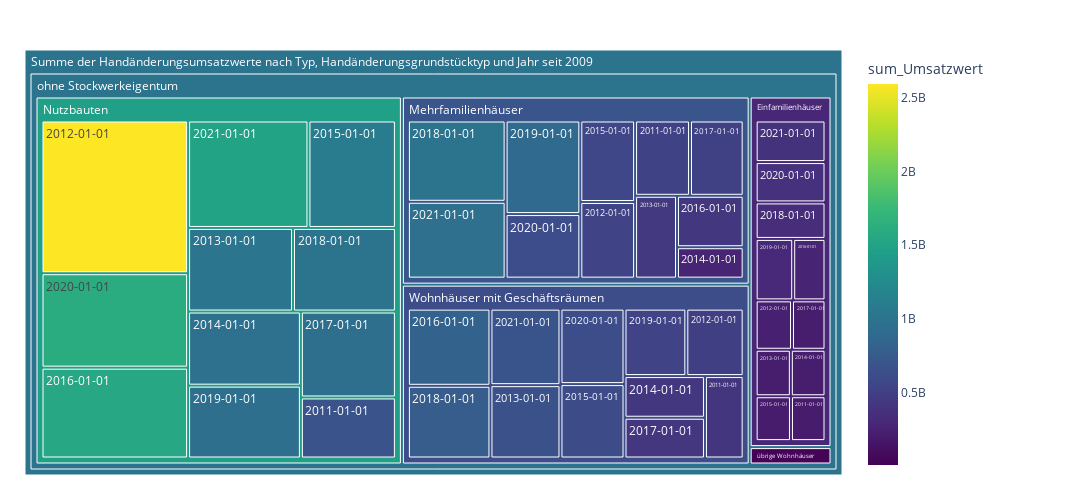

Write notebook code for a chart like this one.
### Code cell
fig = px.treemap(myTreemap.query('Typ == "ohne Stockwerkeigentum"').reset_index(), path=[px.Constant("Summe der Handänderungsumsatzwerte nach Typ, Handänderungsgrundstücktyp und Jahr seit 2009")
                                                ,'Typ','HaeGrstTyp','Jahr']
                 , values='sum_Umsatzwert'
                 , color='sum_Umsatzwert'               
                 #, color_discrete_map={'(?)':'lightgrey','EVP':'gold', 'SP':'#FF3030', 'PdA':'#EE3B3B', 'Grüne':'#A2CD5A','GLP':'#CAFF70','Die Mitte':'orange','FDP':'#104E8B','AL':'deeppink','SVP':'forestgreen', 'FL ZÜRI':'#8B864E','Volt':'#lightblue' }                
                 ## bei continuous scales (bei Zahlenwerten):
                 ,color_continuous_scale='viridis'
                 ,height=500 , width=1100                 
                )
fig.update_traces(root_color="grey")
fig.update_layout(margin = dict(t=50, l=25, r=250, b=25))
fig.show()

### Figure 1 — Plotly figure (JSON) as saved in the notebook; plotly's stock layout.template omitted (floating-point values rounded to 4 significant figures)
{"data": [{"branchvalues": "total", "customdata": [[204415231], [524425385], [672218400], [408389000], [24150000], [236808820], [532398455], [2594739083], [494800000.0], [24150000], [215829649], [440476584], [1016394503], [657337655], [7880000], [212472361], [265940844], [968886643], [429064638], [16700000], [209011467], [566491786], [1089007813], [609908696], [7250000], [261896000], [435077250], [1543291806], [815273756], [218313487], [512809590], [946380561], [419730272], [7000000], [336311784], [1007713147], [996653591], [768300000.0], [9800000], [304347431], [886907087], [952400000.0], [533321577], [37230000], [371742278], [612101873], [1604569481], [618631127], [12400000], [383100000.0], [952891517], [1499240226], [685468139], [284400000.0], [694800000.0], [1465000000.0], [616100000.0], [22140000.0], [989200000.0], [989200000.0]], "domain": {"x": [0, 1], "y": [0, 1]}, "hovertemplate": "labels=%{label}<br>sum_Umsatzwert_sum=%{value}<br>parent=%{parent}<br>id=%{id}<br>sum_Umsatzwert=%{color}<extra></extra>", "ids": ["Summe der Handänderungsumsatzwerte nach Typ, Handänderungsgrundstücktyp und Jahr seit 2009/ohne Stockwerkeigentum/Einfamilienhäuser/2011-01-01", "Summe der Handänderungsumsatzwerte nach Typ, Handänderungsgrundstücktyp und Jahr seit 2009/ohne Stockwerkeigentum/Mehrfamilienhäuser/2011-01-01", "Summe der Handänderungsumsatzwerte nach Typ, Handänderungsgrundstücktyp und Jahr seit 2009/ohne Stockwerkeigentum/Nutzbauten/2011-01-01", "Summe der Handänderungsumsatzwerte nach Typ, Handänderungsgrundstücktyp und Jahr seit 2009/ohne Stockwerkeigentum/Wohnhäuser mit Geschäftsräumen/2011-01-01", "Summe der Handänderungsumsatzwerte nach Typ, Handänderungsgrundstücktyp und Jahr seit 2009/ohne Stockwerkeigentum/übrige Wohnhäuser/2011-01-01", "Summe der Handänderungsumsatzwerte nach Typ, Handänderungsgrundstücktyp und Jahr seit 2009/ohne Stockwerkeigentum/Einfamilienhäuser/2012-01-01", "Summe der Handänderungsumsatzwerte nach Typ, Handänderungsgrundstücktyp und Jahr seit 2009/ohne Stockwerkeigentum/Mehrfamilienhäuser/2012-01-01", "Summe der Handänderungsumsatzwerte nach Typ, Handänderungsgrundstücktyp und Jahr seit 2009/ohne Stockwerkeigentum/Nutzbauten/2012-01-01", "Summe der Handänderungsumsatzwerte nach Typ, Handänderungsgrundstücktyp und Jahr seit 2009/ohne Stockwerkeigentum/Wohnhäuser mit Geschäftsräumen/2012-01-01", "Summe der Handänderungsumsatzwerte nach Typ, Handänderungsgrundstücktyp und Jahr seit 2009/ohne Stockwerkeigentum/übrige Wohnhäuser/2012-01-01", "Summe der Handänderungsumsatzwerte nach Typ, Handänderungsgrundstücktyp und Jahr seit 2009/ohne Stockwerkeigentum/Einfamilienhäuser/2013-01-01", "Summe der Handänderungsumsatzwerte nach Typ, Handänderungsgrundstücktyp und Jahr seit 2009/ohne Stockwerkeigentum/Mehrfamilienhäuser/2013-01-01", "Summe der Handänderungsumsatzwerte nach Typ, Handänderungsgrundstücktyp und Jahr seit 2009/ohne Stockwerkeigentum/Nutzbauten/2013-01-01", "Summe der Handänderungsumsatzwerte nach Typ, Handänderungsgrundstücktyp und Jahr seit 2009/ohne Stockwerkeigentum/Wohnhäuser mit Geschäftsräumen/2013-01-01", "Summe der Handänderungsumsatzwerte nach Typ, Handänderungsgrundstücktyp und Jahr seit 2009/ohne Stockwerkeigentum/übrige Wohnhäuser/2013-01-01", "Summe der Handänderungsumsatzwerte nach Typ, Handänderungsgrundstücktyp und Jahr seit 2009/ohne Stockwerkeigentum/Einfamilienhäuser/2014-01-01", "Summe der Handänderungsumsatzwerte nach Typ, Handänderungsgrundstücktyp und Jahr seit 2009/ohne Stockwerkeigentum/Mehrfamilienhäuser/2014-01-01", "Summe der Handänderungsumsatzwerte nach Typ, Handänderungsgrundstücktyp und Jahr seit 2009/ohne Stockwerkeigentum/Nutzbauten/2014-01-01", "Summe der Handänderungsumsatzwerte nach Typ, Handänderungsgrundstücktyp und Jahr seit 2009/ohne Stockwerkeigentum/Wohnhäuser mit Geschäftsräumen/2014-01-01", "Summe der Handänderungsumsatzwerte nach Typ, Handänderungsgrundstücktyp und Jahr seit 2009/ohne Stockwerkeigentum/übrige Wohnhäuser/2014-01-01", "Summe der Handänderungsumsatzwerte nach Typ, Handänderungsgrundstücktyp und Jahr seit 2009/ohne Stockwerkeigentum/Einfamilienhäuser/2015-01-01", "Summe der Handänderungsumsatzwerte nach Typ, Handänderungsgrundstücktyp und Jahr seit 2009/ohne Stockwerkeigentum/Mehrfamilienhäuser/2015-01-01", "Summe der Handänderungsumsatzwerte nach Typ, Handänderungsgrundstücktyp und Jahr seit 2009/ohne Stockwerkeigentum/Nutzbauten/2015-01-01", "Summe der Handänderungsumsatzwerte nach Typ, Handänderungsgrundstücktyp und Jahr seit 2009/ohne Stockwerkeigentum/Wohnhäuser mit Geschäftsräumen/2015-01-01", "Summe der Handänderungsumsatzwerte nach Typ, Handänderungsgrundstücktyp und Jahr seit 2009/ohne Stockwerkeigentum/übrige Wohnhäuser/2015-01-01", "Summe der Handänderungsumsatzwerte nach Typ, Handänderungsgrundstücktyp und Jahr seit 2009/ohne Stockwerkeigentum/Einfamilienhäuser/2016-01-01", "Summe der Handänderungsumsatzwerte nach Typ, Handänderungsgrundstücktyp und Jahr seit 2009/ohne Stockwerkeigentum/Mehrfamilienhäuser/2016-01-01", "Summe der Handänderungsumsatzwerte nach Typ, Handänderungsgrundstücktyp und Jahr seit 2009/ohne Stockwerkeigentum/Nutzbauten/2016-01-01", "Summe der Handänderungsumsatzwerte nach Typ, Handänderungsgrundstücktyp und Jahr seit 2009/ohne Stockwerkeigentum/Wohnhäuser mit Geschäftsräumen/2016-01-01", "Summe der Handänderungsumsatzwerte nach Typ, Handänderungsgrundstücktyp und Jahr seit 2009/ohne Stockwerkeigentum/Einfamilienhäuser/2017-01-01", "Summe der Handänderungsumsatzwerte nach Typ, Handänderungsgrundstücktyp und Jahr seit 2009/ohne Stockwerkeigentum/Mehrfamilienhäuser/2017-01-01", "Summe der Handänderungsumsatzwerte nach Typ, Handänderungsgrundstücktyp und Jahr seit 2009/ohne Stockwerkeigentum/Nutzbauten/2017-01-01", "Summe der Handänderungsumsatzwerte nach Typ, Handänderungsgrundstücktyp und Jahr seit 2009/ohne Stockwerkeigentum/Wohnhäuser mit Geschäftsräumen/2017-01-01", "Summe der Handänderungsumsatzwerte nach Typ, Handänderungsgrundstücktyp und Jahr seit 2009/ohne Stockwerkeigentum/übrige Wohnhäuser/2017-01-01", "Summe der Handänderungsumsatzwerte nach Typ, Handänderungsgrundstücktyp und Jahr seit 2009/ohne Stockwerkeigentum/Einfamilienhäuser/2018-01-01", "Summe der Handänderungsumsatzwerte nach Typ, Handänderungsgrundstücktyp und Jahr seit 2009/ohne Stockwerkeigentum/Mehrfamilienhäuser/2018-01-01", "Summe der Handänderungsumsatzwerte nach Typ, Handänderungsgrundstücktyp und Jahr seit 2009/ohne Stockwerkeigentum/Nutzbauten/2018-01-01", "Summe der Handänderungsumsatzwerte nach Typ, Handänderungsgrundstücktyp und Jahr seit 2009/ohne Stockwerkeigentum/Wohnhäuser mit Geschäftsräumen/2018-01-01", "Summe der Handänderungsumsatzwerte nach Typ, Handänderungsgrundstücktyp und Jahr seit 2009/ohne Stockwerkeigentum/übrige Wohnhäuser/2018-01-01", "Summe der Handänderungsumsatzwerte nach Typ, Handänderungsgrundstücktyp und Jahr seit 2009/ohne Stockwerkeigentum/Einfamilienhäuser/2019-01-01", "Summe der Handänderungsumsatzwerte nach Typ, Handänderungsgrundstücktyp und Jahr seit 2009/ohne Stockwerkeigentum/Mehrfamilienhäuser/2019-01-01", "Summe der Handänderungsumsatzwerte nach Typ, Handänderungsgrundstücktyp und Jahr seit 2009/ohne Stockwerkeigentum/Nutzbauten/2019-01-01", "Summe der Handänderungsumsatzwerte nach Typ, Handänderungsgrundstücktyp und Jahr seit 2009/ohne Stockwerkeigentum/Wohnhäuser mit Geschäftsräumen/2019-01-01", "Summe der Handänderungsumsatzwerte nach Typ, Handänderungsgrundstücktyp und Jahr seit 2009/ohne Stockwerkeigentum/übrige Wohnhäuser/2019-01-01", "Summe der Handänderungsumsatzwerte nach Typ, Handänderungsgrundstücktyp und Jahr seit 2009/ohne Stockwerkeigentum/Einfamilienhäuser/2020-01-01", "Summe der Handänderungsumsatzwerte nach Typ, Handänderungsgrundstücktyp und Jahr seit 2009/ohne Stockwerkeigentum/Mehrfamilienhäuser/2020-01-01", "Summe der Handänderungsumsatzwerte nach Typ, Handänderungsgrundstücktyp und Jahr seit 2009/ohne Stockwerkeigentum/Nutzbauten/2020-01-01", "Summe der Handänderungsumsatzwerte nach Typ, Handänderungsgrundstücktyp und Jahr seit 2009/ohne Stockwerkeigentum/Wohnhäuser mit Geschäftsräumen/2020-01-01", "Summe der Handänderungsumsatzwerte nach Typ, Handänderungsgrundstücktyp und Jahr seit 2009/ohne Stockwerkeigentum/übrige Wohnhäuser/2020-01-01", "Summe der Handänderungsumsatzwerte nach Typ, Handänderungsgrundstücktyp und Jahr seit 2009/ohne Stockwerkeigentum/Einfamilienhäuser/2021-01-01", "Summe der Handänderungsumsatzwerte nach Typ, Handänderungsgrundstücktyp und Jahr seit 2009/ohne Stockwerkeigentum/Mehrfamilienhäuser/2021-01-01", "Summe der Handänderungsumsatzwerte nach Typ, Handänderungsgrundstücktyp und Jahr seit 2009/ohne Stockwerkeigentum/Nutzbauten/2021-01-01", "Summe der Handänderungsumsatzwerte nach Typ, Handänderungsgrundstücktyp und Jahr seit 2009/ohne Stockwerkeigentum/Wohnhäuser mit Geschäftsräumen/2021-01-01", "Summe der Handänderungsumsatzwerte nach Typ, Handänderungsgrundstücktyp und Jahr seit 2009/ohne Stockwerkeigentum/Einfamilienhäuser", "Summe der Handänderungsumsatzwerte nach Typ, Handänderungsgrundstücktyp und Jahr seit 2009/ohne Stockwerkeigentum/Mehrfamilienhäuser", "Summe der Handänderungsumsatzwerte nach Typ, Handänderungsgrundstücktyp und Jahr seit 2009/ohne Stockwerkeigentum/Nutzbauten", "Summe der Handänderungsumsatzwerte nach Typ, Handänderungsgrundstücktyp und Jahr seit 2009/ohne Stockwerkeigentum/Wohnhäuser mit Geschäftsräumen", "Summe der Handänderungsumsatzwerte nach Typ, Handänderungsgrundstücktyp und Jahr seit 2009/ohne Stockwerkeigentum/übrige Wohnhäuser", "Summe der Handänderungsumsatzwerte nach Typ, Handänderungsgrundstücktyp und Jahr seit 2009/ohne Stockwerkeigentum", "Summe der Handänderungsumsatzwerte nach Typ, Handänderungsgrundstücktyp und Jahr seit 2009"], "labels": ["2011-01-01", "2011-01-01", "2011-01-01", "2011-01-01", "2011-01-01", "2012-01-01", "2012-01-01", "2012-01-01", "2012-01-01", "2012-01-01", "2013-01-01", "2013-01-01", "2013-01-01", "2013-01-01", "2013-01-01", "2014-01-01", "2014-01-01", "2014-01-01", "2014-01-01", "2014-01-01", "2015-01-01", "2015-01-01", "2015-01-01", "2015-01-01", "2015-01-01", "2016-01-01", "2016-01-01", "2016-01-01", "2016-01-01", "2017-01-01", "2017-01-01", "2017-01-01", "2017-01-01", "2017-01-01", "2018-01-01", "2018-01-01", "2018-01-01", "2018-01-01", "2018-01-01", "2019-01-01", "2019-01-01", "2019-01-01", "2019-01-01", "2019-01-01", "2020-01-01", "2020-01-01", "2020-01-01", "2020-01-01", "2020-01-01", "2021-01-01", "2021-01-01", "2021-01-01", "2021-01-01", "Einfamilienhäuser", "Mehrfamilienhäuser", "Nutzbauten", "Wohnhäuser mit Geschäftsräumen", "übrige Wohnhäuser", "ohne Stockwerkeigentum", "Summe der Handänderungsumsatzwerte nach Typ, Handänderungsgrundstücktyp und Jahr seit 2009"], "marker": {"coloraxis": "coloraxis", "colors": [204415231, 524425385, 672218400, 408389000, 24150000, 236808820, 532398455, 2594739083, 494800000.0, 24150000, 215829649, 440476584, 1016394503, 657337655, 7880000, 212472361, 265940844, 968886643, 429064638, 16700000, 209011467, 566491786, 1089007813, 609908696, 7250000, 261896000, 435077250, 1543291806, 815273756, 218313487, 512809590, 946380561, 419730272, 7000000, 336311784, 1007713147, 996653591, 768300000.0, 9800000, 304347431, 886907087, 952400000.0, 533321577, 37230000, 371742278, 612101873, 1604569481, 618631127, 12400000, 383100000.0, 952891517, 1499240226, 685468139, 284400000.0, 694800000.0, 1465000000.0, 616100000.0, 22140000.0, 989200000.0, 989200000.0]}, "name": "", "parents": ["Summe der Handänderungsumsatzwerte nach Typ, Handänderungsgrundstücktyp und Jahr seit 2009/ohne Stockwerkeigentum/Einfamilienhäuser", "Summe der Handänderungsumsatzwerte nach Typ, Handänderungsgrundstücktyp und Jahr seit 2009/ohne Stockwerkeigentum/Mehrfamilienhäuser", "Summe der Handänderungsumsatzwerte nach Typ, Handänderungsgrundstücktyp und Jahr seit 2009/ohne Stockwerkeigentum/Nutzbauten", "Summe der Handänderungsumsatzwerte nach Typ, Handänderungsgrundstücktyp und Jahr seit 2009/ohne Stockwerkeigentum/Wohnhäuser mit Geschäftsräumen", "Summe der Handänderungsumsatzwerte nach Typ, Handänderungsgrundstücktyp und Jahr seit 2009/ohne Stockwerkeigentum/übrige Wohnhäuser", "Summe der Handänderungsumsatzwerte nach Typ, Handänderungsgrundstücktyp und Jahr seit 2009/ohne Stockwerkeigentum/Einfamilienhäuser", "Summe der Handänderungsumsatzwerte nach Typ, Handänderungsgrundstücktyp und Jahr seit 2009/ohne Stockwerkeigentum/Mehrfamilienhäuser", "Summe der Handänderungsumsatzwerte nach Typ, Handänderungsgrundstücktyp und Jahr seit 2009/ohne Stockwerkeigentum/Nutzbauten", "Summe der Handänderungsumsatzwerte nach Typ, Handänderungsgrundstücktyp und Jahr seit 2009/ohne Stockwerkeigentum/Wohnhäuser mit Geschäftsräumen", "Summe der Handänderungsumsatzwerte nach Typ, Handänderungsgrundstücktyp und Jahr seit 2009/ohne Stockwerkeigentum/übrige Wohnhäuser", "Summe der Handänderungsumsatzwerte nach Typ, Handänderungsgrundstücktyp und Jahr seit 2009/ohne Stockwerkeigentum/Einfamilienhäuser", "Summe der Handänderungsumsatzwerte nach Typ, Handänderungsgrundstücktyp und Jahr seit 2009/ohne Stockwerkeigentum/Mehrfamilienhäuser", "Summe der Handänderungsumsatzwerte nach Typ, Handänderungsgrundstücktyp und Jahr seit 2009/ohne Stockwerkeigentum/Nutzbauten", "Summe der Handänderungsumsatzwerte nach Typ, Handänderungsgrundstücktyp und Jahr seit 2009/ohne Stockwerkeigentum/Wohnhäuser mit Geschäftsräumen", "Summe der Handänderungsumsatzwerte nach Typ, Handänderungsgrundstücktyp und Jahr seit 2009/ohne Stockwerkeigentum/übrige Wohnhäuser", "Summe der Handänderungsumsatzwerte nach Typ, Handänderungsgrundstücktyp und Jahr seit 2009/ohne Stockwerkeigentum/Einfamilienhäuser", "Summe der Handänderungsumsatzwerte nach Typ, Handänderungsgrundstücktyp und Jahr seit 2009/ohne Stockwerkeigentum/Mehrfamilienhäuser", "Summe der Handänderungsumsatzwerte nach Typ, Handänderungsgrundstücktyp und Jahr seit 2009/ohne Stockwerkeigentum/Nutzbauten", "Summe der Handänderungsumsatzwerte nach Typ, Handänderungsgrundstücktyp und Jahr seit 2009/ohne Stockwerkeigentum/Wohnhäuser mit Geschäftsräumen", "Summe der Handänderungsumsatzwerte nach Typ, Handänderungsgrundstücktyp und Jahr seit 2009/ohne Stockwerkeigentum/übrige Wohnhäuser", "Summe der Handänderungsumsatzwerte nach Typ, Handänderungsgrundstücktyp und Jahr seit 2009/ohne Stockwerkeigentum/Einfamilienhäuser", "Summe der Handänderungsumsatzwerte nach Typ, Handänderungsgrundstücktyp und Jahr seit 2009/ohne Stockwerkeigentum/Mehrfamilienhäuser", "Summe der Handänderungsumsatzwerte nach Typ, Handänderungsgrundstücktyp und Jahr seit 2009/ohne Stockwerkeigentum/Nutzbauten", "Summe der Handänderungsumsatzwerte nach Typ, Handänderungsgrundstücktyp und Jahr seit 2009/ohne Stockwerkeigentum/Wohnhäuser mit Geschäftsräumen", "Summe der Handänderungsumsatzwerte nach Typ, Handänderungsgrundstücktyp und Jahr seit 2009/ohne Stockwerkeigentum/übrige Wohnhäuser", "Summe der Handänderungsumsatzwerte nach Typ, Handänderungsgrundstücktyp und Jahr seit 2009/ohne Stockwerkeigentum/Einfamilienhäuser", "Summe der Handänderungsumsatzwerte nach Typ, Handänderungsgrundstücktyp und Jahr seit 2009/ohne Stockwerkeigentum/Mehrfamilienhäuser", "Summe der Handänderungsumsatzwerte nach Typ, Handänderungsgrundstücktyp und Jahr seit 2009/ohne Stockwerkeigentum/Nutzbauten", "Summe der Handänderungsumsatzwerte nach Typ, Handänderungsgrundstücktyp und Jahr seit 2009/ohne Stockwerkeigentum/Wohnhäuser mit Geschäftsräumen", "Summe der Handänderungsumsatzwerte nach Typ, Handänderungsgrundstücktyp und Jahr seit 2009/ohne Stockwerkeigentum/Einfamilienhäuser", "Summe der Handänderungsumsatzwerte nach Typ, Handänderungsgrundstücktyp und Jahr seit 2009/ohne Stockwerkeigentum/Mehrfamilienhäuser", "Summe der Handänderungsumsatzwerte nach Typ, Handänderungsgrundstücktyp und Jahr seit 2009/ohne Stockwerkeigentum/Nutzbauten", "Summe der Handänderungsumsatzwerte nach Typ, Handänderungsgrundstücktyp und Jahr seit 2009/ohne Stockwerkeigentum/Wohnhäuser mit Geschäftsräumen", "Summe der Handänderungsumsatzwerte nach Typ, Handänderungsgrundstücktyp und Jahr seit 2009/ohne Stockwerkeigentum/übrige Wohnhäuser", "Summe der Handänderungsumsatzwerte nach Typ, Handänderungsgrundstücktyp und Jahr seit 2009/ohne Stockwerkeigentum/Einfamilienhäuser", "Summe der Handänderungsumsatzwerte nach Typ, Handänderungsgrundstücktyp und Jahr seit 2009/ohne Stockwerkeigentum/Mehrfamilienhäuser", "Summe der Handänderungsumsatzwerte nach Typ, Handänderungsgrundstücktyp und Jahr seit 2009/ohne Stockwerkeigentum/Nutzbauten", "Summe der Handänderungsumsatzwerte nach Typ, Handänderungsgrundstücktyp und Jahr seit 2009/ohne Stockwerkeigentum/Wohnhäuser mit Geschäftsräumen", "Summe der Handänderungsumsatzwerte nach Typ, Handänderungsgrundstücktyp und Jahr seit 2009/ohne Stockwerkeigentum/übrige Wohnhäuser", "Summe der Handänderungsumsatzwerte nach Typ, Handänderungsgrundstücktyp und Jahr seit 2009/ohne Stockwerkeigentum/Einfamilienhäuser", "Summe der Handänderungsumsatzwerte nach Typ, Handänderungsgrundstücktyp und Jahr seit 2009/ohne Stockwerkeigentum/Mehrfamilienhäuser", "Summe der Handänderungsumsatzwerte nach Typ, Handänderungsgrundstücktyp und Jahr seit 2009/ohne Stockwerkeigentum/Nutzbauten", "Summe der Handänderungsumsatzwerte nach Typ, Handänderungsgrundstücktyp und Jahr seit 2009/ohne Stockwerkeigentum/Wohnhäuser mit Geschäftsräumen", "Summe der Handänderungsumsatzwerte nach Typ, Handänderungsgrundstücktyp und Jahr seit 2009/ohne Stockwerkeigentum/übrige Wohnhäuser", "Summe der Handänderungsumsatzwerte nach Typ, Handänderungsgrundstücktyp und Jahr seit 2009/ohne Stockwerkeigentum/Einfamilienhäuser", "Summe der Handänderungsumsatzwerte nach Typ, Handänderungsgrundstücktyp und Jahr seit 2009/ohne Stockwerkeigentum/Mehrfamilienhäuser", "Summe der Handänderungsumsatzwerte nach Typ, Handänderungsgrundstücktyp und Jahr seit 2009/ohne Stockwerkeigentum/Nutzbauten", "Summe der Handänderungsumsatzwerte nach Typ, Handänderungsgrundstücktyp und Jahr seit 2009/ohne Stockwerkeigentum/Wohnhäuser mit Geschäftsräumen", "Summe der Handänderungsumsatzwerte nach Typ, Handänderungsgrundstücktyp und Jahr seit 2009/ohne Stockwerkeigentum/übrige Wohnhäuser", "Summe der Handänderungsumsatzwerte nach Typ, Handänderungsgrundstücktyp und Jahr seit 2009/ohne Stockwerkeigentum/Einfamilienhäuser", "Summe der Handänderungsumsatzwerte nach Typ, Handänderungsgrundstücktyp und Jahr seit 2009/ohne Stockwerkeigentum/Mehrfamilienhäuser", "Summe der Handänderungsumsatzwerte nach Typ, Handänderungsgrundstücktyp und Jahr seit 2009/ohne Stockwerkeigentum/Nutzbauten", "Summe der Handänderungsumsatzwerte nach Typ, Handänderungsgrundstücktyp und Jahr seit 2009/ohne Stockwerkeigentum/Wohnhäuser mit Geschäftsräumen", "Summe der Handänderungsumsatzwerte nach Typ, Handänderungsgrundstücktyp und Jahr seit 2009/ohne Stockwerkeigentum", "Summe der Handänderungsumsatzwerte nach Typ, Handänderungsgrundstücktyp und Jahr seit 2009/ohne Stockwerkeigentum", "Summe der Handänderungsumsatzwerte nach Typ, Handänderungsgrundstücktyp und Jahr seit 2009/ohne Stockwerkeigentum", "Summe der Handänderungsumsatzwerte nach Typ, Handänderungsgrundstücktyp und Jahr seit 2009/ohne Stockwerkeigentum", "Summe der Handänderungsumsatzwerte nach Typ, Handänderungsgrundstücktyp und Jahr seit 2009/ohne Stockwerkeigentum", "Summe der Handänderungsumsatzwerte nach Typ, Handänderungsgrundstücktyp und Jahr seit 2009", ""], "root": {"color": "grey"}, "type": "treemap", "values": [204415231, 524425385, 672218400, 408389000, 24150000, 236808820, 532398455, 2594739083, 494822108, 24150000, 215829649, 440476584, 1016394503, 657337655, 7880000, 212472361, 265940844, 968886643, 429064638, 16700000, 209011467, 566491786, 1089007813, 609908696, 7250000, 261896000, 435077250, 1543291806, 815273756, 218313487, 512809590, 946380561, 419730272, 7000000, 336311784, 1007713147, 996653591, 768286680, 9800000, 304347431, 886907087, 952407432, 533321577, 37230000, 371742278, 612101873, 1604569481, 618631127, 12400000, 383075708, 952891517, 1499240226, 685468139, 2954224216, 6737233518, 13883789539, 6440233648, 146560000, 30162040921, 30162040921]}], "layout": {"coloraxis": {"colorbar": {"title": {"text": "sum_Umsatzwert"}}, "colorscale": [[0, "#440154"], [0.1111, "#482878"], [0.2222, "#3e4989"], [0.3333, "#31688e"], [0.4444, "#26828e"], [0.5556, "#1f9e89"], [0.6667, "#35b779"], [0.7778, "#6ece58"], [0.8889, "#b5de2b"], [1, "#fde725"]]}, "height": 500, "legend": {"tracegroupgap": 0}, "margin": {"b": 25, "l": 25, "r": 250, "t": 50}, "width": 1100}}
